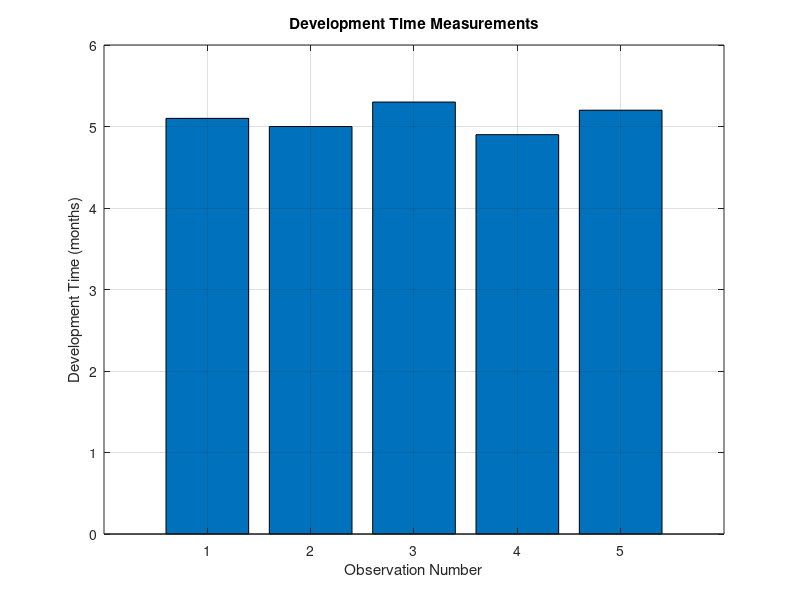

This chart was generated by the following MATLAB code:
clc; clear; close all;
observed = [5.1 5.0 5.3 4.9 5.2];
true_value = 5.0;
err = observed - true_value;
abs_err = abs(err);
mae = mean(abs_err);
disp('Observed times (months):'); disp(observed);
disp('Errors (months):'); disp(err);
disp('Absolute errors (months):'); disp(abs_err);
fprintf('MAE = %.2f months\n', mae);
figure; bar(observed);
title('Development Time Measurements');
xlabel('Observation Number'); ylabel('Development Time (months)'); grid on;
